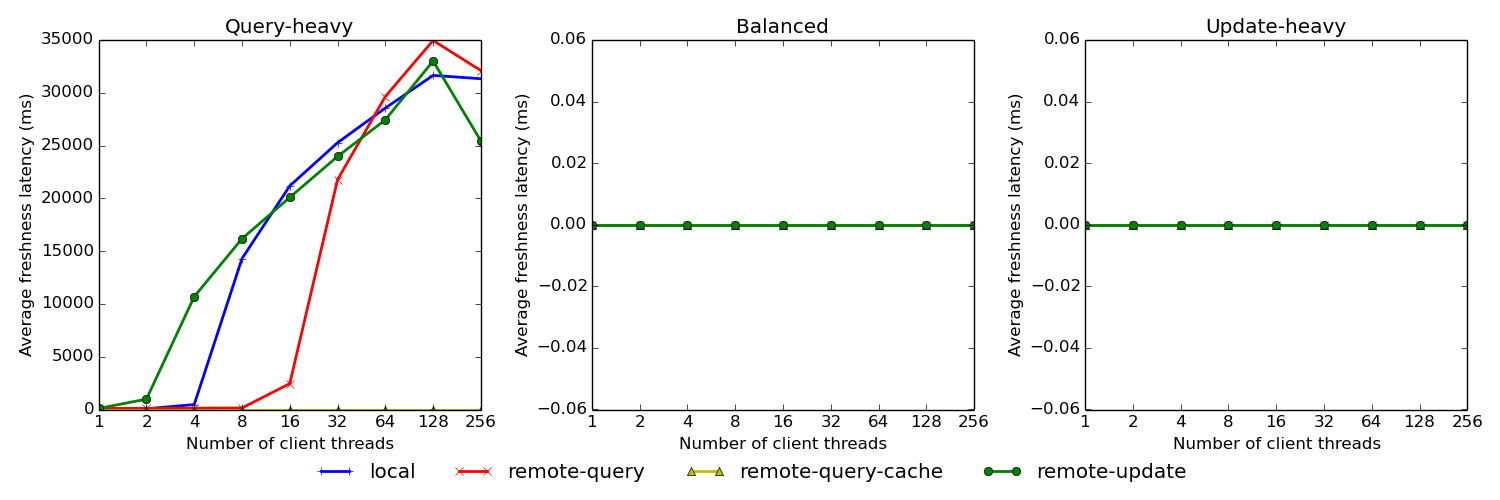

The Python source for this figure:
import matplotlib.pyplot as plt

client_num = [1, 2, 4, 8, 16, 32, 64, 128, 256]
x = list(range(len(client_num)))

local_query_heavy = [49.99574942, 70.13357466, 468.7960515, 14290.82708, 21176.28461, 25266.68982, 28550.26726, 31643.68331, 31326.35429]
remote_query_query_heavy = [98.42849315, 101.8433208, 124.5497778, 146.5816642, 2452.586483, 21763.3981, 29638.44733, 34956.06993, 32093.2352]
remote_update_cache_query_heavy = [0, 0, 0, 0, 0, 0, 0, 0, 0]
remote_update_query_heavy = [105.2742235, 980.6756564, 10683.69497, 16177.15588, 20089.66855, 23961.73591, 27437.18854, 33005.7133, 25436.0257]

local_balanced = [0, 0, 0, 0, 0, 0, 0, 0, 0]
remote_query_balanced = [0, 0, 0, 0, 0, 0, 0, 0, 0]
remote_query_cache_balanced = [0, 0, 0, 0, 0, 0, 0, 0, 0]
remote_update_balanced = [0, 0, 0, 0, 0, 0, 0, 0, 0]

local_update_heavy = [0, 0, 0, 0, 0, 0, 0, 0, 0]
remote_query_update_heavy = [0, 0, 0, 0, 0, 0, 0, 0, 0]
remote_query_cache_update_heavy = [0, 0, 0, 0, 0, 0, 0, 0, 0]
remote_update_update_heavy = [0, 0, 0, 0, 0, 0, 0, 0, 0]

plt.close('all')

f, axarr = plt.subplots(1, 3, figsize=(15,5))

plt.setp(axarr, xticks=x, xticklabels=client_num)

axarr[0].plot(x, local_query_heavy, color='b', marker='+', linewidth=2, label='local')
axarr[0].plot(x, remote_query_query_heavy, color='r', marker='x', linewidth=2, label='remote-query')
axarr[0].plot(x, remote_update_cache_query_heavy, color='y', marker='^', linewidth=2, label='remote-query-cache')
axarr[0].plot(x, remote_update_query_heavy, color='g', marker='o', linewidth=2, label='remote-update')
axarr[0].set_title('Query-heavy')

axarr[1].plot(x, local_balanced, color='b', marker='+', linewidth=2, label='local',)
axarr[1].plot(x, remote_query_balanced, color='r', marker='x', linewidth=2, label='remote-query')
axarr[1].plot(x, remote_query_cache_balanced, color='y', marker='^', linewidth=2, label='remote-query-cache')
axarr[1].plot(x, remote_update_balanced, color='g', marker='o', linewidth=2, label='remote-update')
axarr[1].set_title('Balanced')

axarr[2].plot(x, local_update_heavy, color='b', marker='+', linewidth=2, label='local',)
axarr[2].plot(x, remote_query_update_heavy, color='r', marker='x', linewidth=2, label='remote-query')
axarr[2].plot(x, remote_query_cache_update_heavy, color='y', marker='^', linewidth=2, label='remote-query-cache')
axarr[2].plot(x, remote_update_update_heavy, color='g', marker='o', linewidth=2, label='remote-update')
axarr[2].set_title('Update-heavy')

for ax in axarr.flat:
    ax.set(xlabel='Number of client threads', ylabel='Average freshness latency (ms)')

handles, labels = axarr[0].get_legend_handles_labels()
f.legend(handles,labels=labels, loc='lower center', ncol=4, frameon=False)

plt.tight_layout(rect=[0,0.05,1,1])
plt.savefig('freshness_clients.png')
plt.close()

print(pow(2,38))